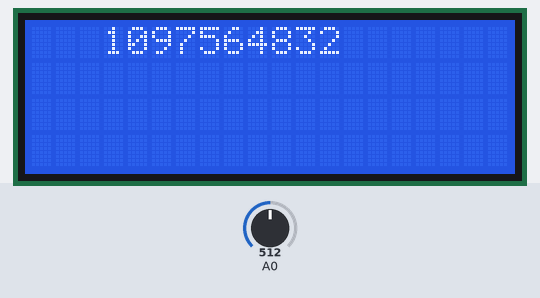
This sketch was run on a simulated Arduino Uno, built with avr-gcc and run on an emulated ATmega328P. Parts: 20×4 character LCD. Inputs (shaded band) come from the test bench; at power-on: A0 = 512. Random numbers use the default seed unless the sketch sets one; what the sketch prints to the serial monitor is not drawn.

Above: at 1.2 s.
1.3 s: A0 set to 716
At 6.5 s:
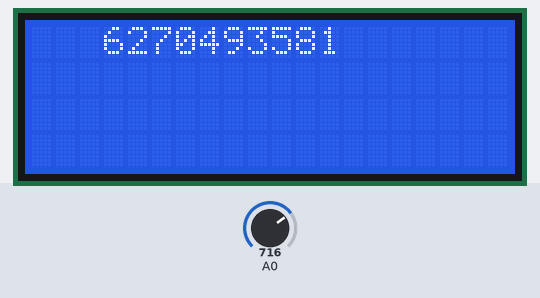
10.6 s: A0 set to 900
At 16.3 s:
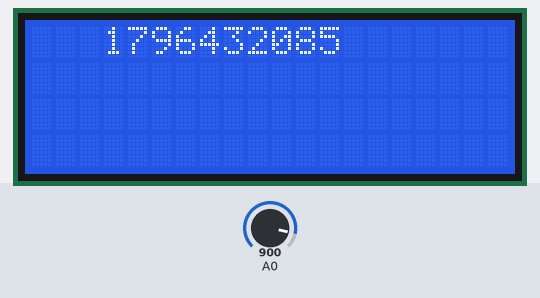
16.6 s: A0 set to 1023
At 20.7 s:
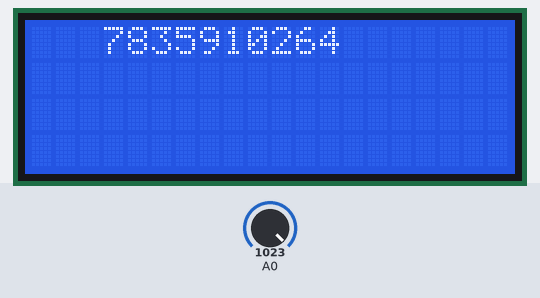
Timing chart, 0 to 22.2 s (numbered marks = the images above; inputs shaded):
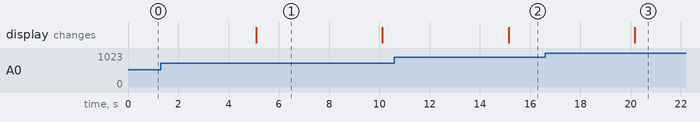

The sketch:

LCD_RandomDigits.ino
```cpp
//YWROBOT
//Compatible with the Arduino IDE 1.0
//Library version:1.1
#include <LiquidCrystal_I2C.h>

int array[10] = {0, 1, 2, 3, 4, 5, 6, 7, 8, 9} ;
char array_char[10] = {'0','1','2','3','4','5','6','7','8','9'} ;
char print_array[10] = {'0','1','2','3','4','5','6','7','8','9'} ;

LiquidCrystal_I2C lcd(0x27,20,4);  // set the LCD address to 0x27 for a 16 chars and 2 line display

void setup()
{
  Serial.begin(9600);
  randomSeed(analogRead(0));
// this is the trick
  for (int i= 0; i< 10; i++)
  {
    int pos = random(10);
    int t = array[i];
    array[i] = array[pos];
    array[pos] = t;
  }


  for (int i= 0; i< 10; i++)
  {
    print_array[i] = array_char[array[i]];
    Serial.println(array_char[array[i]]);
  }

  lcd.init();                      // initialize the lcd
  // Print a message to the LCD.
  lcd.backlight();
  lcd.setCursor(3,0);
  lcd.print(print_array[0]);
  lcd.print(print_array[1]);
  lcd.print(print_array[2]);
  lcd.print(print_array[3]);
  lcd.print(print_array[4]);
  lcd.print(print_array[5]);
  lcd.print(print_array[6]);
  lcd.print(print_array[7]);
  lcd.print(print_array[8]);
  lcd.print(print_array[9]);
  lcd.setCursor(2,1);
  lcd.print("");
  lcd.setCursor(0,2);
  lcd.print("");
  lcd.setCursor(2,3);
  lcd.print("");
}


void loop()
{
  randomSeed(analogRead(0));
// this is the trick
  for (int i= 0; i< 10; i++)
  {
    int pos = random(10);
    int t = array[i];
    array[i] = array[pos];
    array[pos] = t;
  }


  for (int i= 0; i< 10; i++)
  {
    print_array[i] = array_char[array[i]];
    Serial.println(array_char[array[i]]);
  }

  lcd.backlight();
  lcd.setCursor(3,0);
  lcd.print(print_array[0]);
  lcd.print(print_array[1]);
  lcd.print(print_array[2]);
  lcd.print(print_array[3]);
  lcd.print(print_array[4]);
  lcd.print(print_array[5]);
  lcd.print(print_array[6]);
  lcd.print(print_array[7]);
  lcd.print(print_array[8]);
  lcd.print(print_array[9]);
  lcd.setCursor(2,1);
  lcd.print("");
  lcd.setCursor(0,2);
  lcd.print("");
  lcd.setCursor(2,3);
  lcd.print("");

  delay(5000);                // waits for a second
}
```

Measured:
- what the display in image 1 shows lasts 5.0 s, from 5.1 s to 10.1 s
